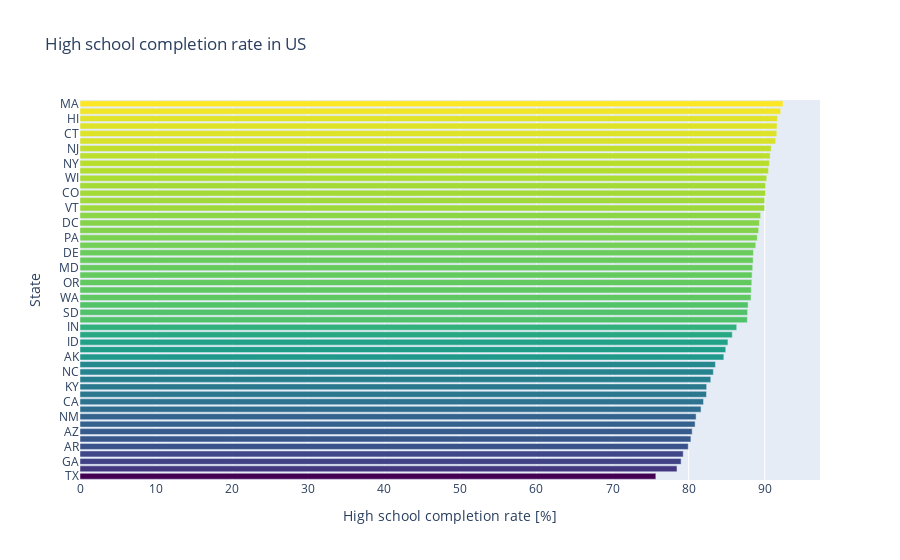

Source (notebook cell):
### Markdown cell above
# Chart the High School Graduation Rate by US State

Show the High School Graduation Rate in ascending order of US States. Which state has the lowest high school graduation rate? Which state has the highest?

### Code cell
df_pct_completed_hs['percent_completed_hs'].replace('-', np.nan, regex=True, inplace=True)
df_pct_completed_hs['percent_completed_hs'] = df_pct_completed_hs['percent_completed_hs'].astype(float)
states_hs_commpletion_rate = df_pct_completed_hs.groupby('Geographic Area').agg({'percent_completed_hs': pd.Series.mean})

states_hs_commpletion_rate.sort_values(by='percent_completed_hs', inplace=True)
h_bar_org = px.bar(
    states_hs_commpletion_rate, 
    x=states_hs_commpletion_rate['percent_completed_hs'], 
    y=states_hs_commpletion_rate.index, 
    orientation='h', 
    height=1000,
    color=states_hs_commpletion_rate['percent_completed_hs'],
    color_continuous_scale='Viridis',
    title='High school completion rate in US')

h_bar_org.update_layout(xaxis_title='High school completion rate [%]', 
                    yaxis_title='State',
                    coloraxis_showscale=False)

h_bar_org.show()

### Figure 1 — Plotly figure (JSON) as saved in the notebook; plotly's stock layout.template omitted (floating-point values rounded to 4 significant figures)
{"data": [{"alignmentgroup": "True", "hovertemplate": "percent_completed_hs=%{marker.color}<br>Geographic Area=%{y}<extra></extra>", "legendgroup": "", "marker": {"color": [75.69, 78.47, 79.01, 79.29, 79.95, 80.3, 80.47, 80.85, 80.98, 81.63, 81.96, 82.35, 82.37, 82.91, 83.25, 83.52, 84.63, 84.88, 85.17, 85.74, 86.32, 87.72, 87.75, 87.82, 88.2, 88.23, 88.3, 88.34, 88.42, 88.48, 88.52, 88.82, 89.02, 89.21, 89.3, 89.47, 89.98, 89.99, 90.11, 90.11, 90.26, 90.49, 90.61, 90.71, 90.85, 91.43, 91.59, 91.62, 91.67, 92.1, 92.4], "coloraxis": "coloraxis", "pattern": {"shape": ""}}, "name": "", "offsetgroup": "", "orientation": "h", "showlegend": false, "textposition": "auto", "type": "bar", "x": [75.69, 78.47, 79.01, 79.29, 79.95, 80.3, 80.47, 80.85, 80.98, 81.63, 81.96, 82.35, 82.37, 82.91, 83.25, 83.52, 84.63, 84.88, 85.17, 85.74, 86.32, 87.72, 87.75, 87.82, 88.2, 88.23, 88.3, 88.34, 88.42, 88.48, 88.52, 88.82, 89.02, 89.21, 89.3, 89.47, 89.98, 89.99, 90.11, 90.11, 90.26, 90.49, 90.61, 90.71, 90.85, 91.43, 91.59, 91.62, 91.67, 92.1, 92.4], "xaxis": "x", "y": ["TX", "MS", "GA", "LA", "AR", "AL", "AZ", "SC", "NM", "TN", "CA", "WV", "KY", "OK", "NC", "MO", "AK", "VA", "ID", "FL", "IN", "NV", "SD", "ND", "WA", "KS", "OR", "OH", "MD", "IL", "DE", "RI", "PA", "MI", "DC", "MN", "VT", "NE", "CO", "IA", "WI", "MT", "NY", "NH", "NJ", "ME", "CT", "UT", "HI", "WY", "MA"], "yaxis": "y"}], "layout": {"autosize": true, "barmode": "relative", "coloraxis": {"colorbar": {"title": {"text": "percent_completed_hs"}}, "colorscale": [[0, "#440154"], [0.1111, "#482878"], [0.2222, "#3e4989"], [0.3333, "#31688e"], [0.4444, "#26828e"], [0.5556, "#1f9e89"], [0.6667, "#35b779"], [0.7778, "#6ece58"], [0.8889, "#b5de2b"], [1, "#fde725"]], "showscale": false}, "legend": {"tracegroupgap": 0}, "title": {"text": "High school completion rate in US"}, "xaxis": {"anchor": "y", "autorange": true, "domain": [0, 1], "range": [0, 97.27], "title": {"text": "High school completion rate [%]"}, "type": "linear"}, "yaxis": {"anchor": "x", "autorange": true, "domain": [0, 1], "range": [-0.5, 50.5], "title": {"text": "State"}, "type": "category"}}}
